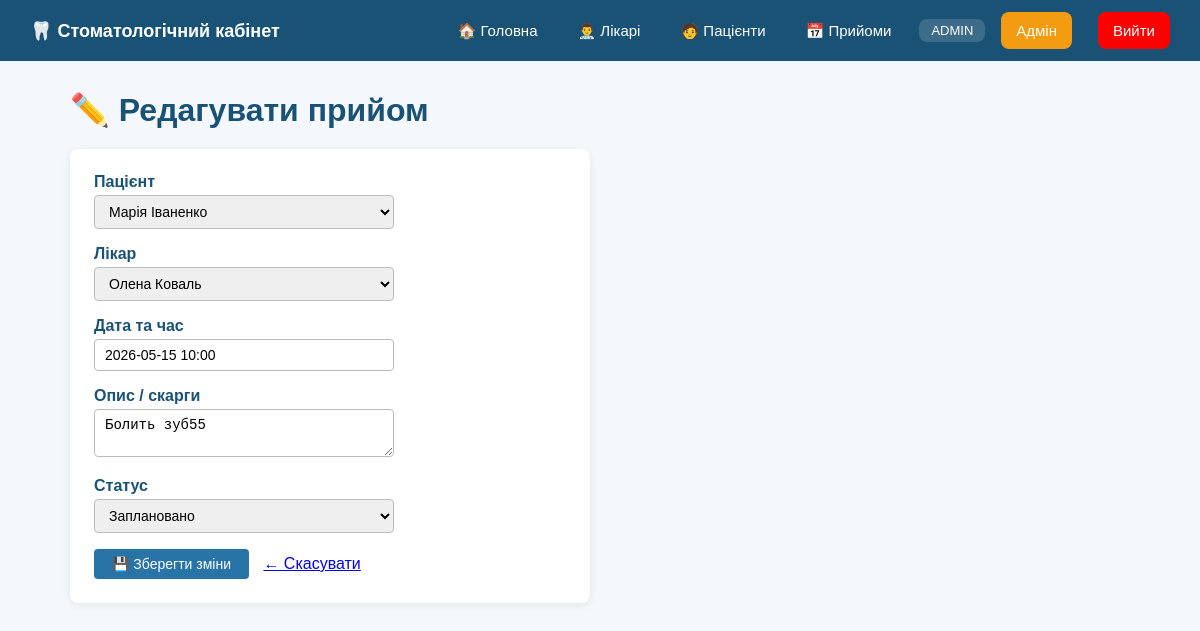
The app's page /appointments/1/edit (signed in) with its own data.
### app.py (models this page shows, shortened)
class User(db.Model, UserMixin):
    __tablename__ = 'users'
    id = db.Column(
        db.Integer,
        primary_key=True
    )
    username = db.Column(
        db.String(100),
        unique=True,
        nullable=False
    )
    password_hash = db.Column(
        db.String(255),
        nullable=False
    )
    role = db.Column(
        db.String(20),
        default='user'
    )

class Appointment(db.Model):
    __tablename__ = 'appointments'
    id = db.Column(db.Integer, primary_key=True)
    patient_id = db.Column(db.Integer, db.ForeignKey('patients.id'), nullable=False)
    doctor_id = db.Column(db.Integer, db.ForeignKey('doctors.id'), nullable=False)
    appointment_date = db.Column(db.String(50), nullable=False)  # дата прийому
    description = db.Column(db.Text, default='')  # опис скарг
    status = db.Column(db.String(20), default='заплановано')  # статус
    patient = db.relationship('Patient', back_populates='appointments')
    doctor = db.relationship('Doctor', back_populates='appointments')

### app.py (the view)
@app.route('/appointments/<int:pk>/edit', methods=['GET', 'POST'])
@login_required
def appointment_update(pk):
    if not require_admin():
        return redirect(url_for('appointments_list'))
    appt = Appointment.query.get_or_404(pk)
    form = AppointmentForm(obj=appt)
    form.patient_id.choices = [(p.id, f"{p.name} {p.surname}") for p in Patient.query.all()]
    form.doctor_id.choices = [(d.id, f"{d.name} {d.surname}") for d in Doctor.query.all()]
    if form.validate_on_submit():
        form.populate_obj(appt)
        db.session.commit()
        flash('Прийом оновлено!', 'success')
        return redirect(url_for('appointments_list'))
    return render_template('appointment_form.html', form=form, action='Редагувати', role=current_user.role)

### app.py
class AppointmentForm(FlaskForm):
    patient_id = SelectField("Пацієнт", coerce=int, validators=[DataRequired()])
    doctor_id = SelectField("Лікар", coerce=int, validators=[DataRequired()])
    appointment_date = StringField("Дата та час", validators=[DataRequired()])
    description = TextAreaField("Опис / скарги", validators=[Optional()])
    status = SelectField("Статус", choices=[
        ('заплановано', 'Заплановано'),
        ('виконано', 'Виконано'),
        ('скасовано', 'Скасовано')
    ])

### app.py (called while the page is built)
@login_manager.user_loader
def load_user(user_id):
    return db.session.get(User, int(user_id))

def require_admin():
    if current_user.role != 'admin':
        flash('Доступ заборонено. Потрібна роль адміністратора.', 'danger')
        return False
    return True

### templates/appointment_form.html (shortened to what this page needs)
{% extends "base.html" %}
{% block content %}
<h1>{% if action == 'Редагувати' %}✏️ Редагувати прийом{% else %}➕ Додати прийом{% endif %}</h1>
<div class="form-box">
<form method="post">
  {% for field in form if field.widget.input_type != 'hidden' %}
  <div class="form-group">
    {{ field.label }}
    {{ field(class="form-input") }}
  </div>
  {% endfor %}
  {% if action == 'Редагувати' %}
  <button type="submit" class="btn btn-primary"
    onclick="return confirm('Зберегти зміни? Це остаточне рішення.')">💾 Зберегти зміни</button>
  {% else %}
  <button type="submit" class="btn btn-primary">➕ Додати прийом</button>
  {% endif %}
  <a href="{{ url_for('appointments_list') }}" style="margin-left:10px">← Скасувати</a>
</form>
</div>
{% endblock %}

### templates/base.html (shortened to what this page needs)
<!DOCTYPE html>
<html lang="uk">
<head>
</head>
<body>
<nav>
  <span class="brand">
      🦷 Стоматологічний кабінет
  </span>
   {% if current_user.is_authenticated %}
   <a href="{{ url_for('home_page') }}">
     🏠 Головна
   </a>
   {% else %}
    <a href="{{ url_for('auth_choice') }}">
      🏠 Головна
    </a>
    {% endif %}
  {% if current_user.is_authenticated %}
      <a href="{{ url_for('doctors_list') }}">
          👨‍⚕️ Лікарі
      </a>
      <a href="{{ url_for('patients_list') }}">
          🧑 Пацієнти
      </a>
      <a href="{{ url_for('appointments_list') }}">
          📅 Прийоми
      </a>
      <span class="role-info">
          {{ current_user.role|upper }}
      </span>
      {% if current_user.is_authenticated
          and current_user.role == 'admin' %}
      <a href="{{ url_for('admin_panel') }}"
          style="
               background:#f39c12;
               color:white;
               padding:10px 15px;
               border-radius:8px;
               text-decoration:none;
          ">
           Адмін
      </a>
      {% endif %}
      <a href="{{ url_for('logout') }}"
         onclick="return confirmLogout()"
         style="
            background:red;
            color:white;
            padding:10px 15px;
            border-radius:8px;
            text-decoration:none;
            margin-left:10px;
         ">
          Вийти
      </a>
  {% endif %}
</nav>
<div class="container">
    {% block content %}
    {% endblock %}
</div>
</body>
</html>

### templates/base.html (style rules this page uses)
* { margin:0; padding:0; box-sizing:border-box; }
body { font-family:Arial,sans-serif; background:#f4f8fd; color:#333; }
nav { background:#1a5276; padding:12px 30px; display:flex; align-items:center; gap:16px; }
nav a { color:white; text-decoration:none; padding:6px 12px; border-radius:4px; font-size:15px; }
.brand { font-size:18px; font-weight:bold; margin-right:auto; color:white; }
.container { max-width:1100px; margin:30px auto; padding:0 20px; }
h1 { color:#1a5276; margin-bottom:20px; }
.btn { padding:7px 18px; border:none; border-radius:4px; cursor:pointer; font-size:14px; }
.btn-primary { background:#2874a6; color:white; }
.form-group { margin-bottom:16px; }
.form-group label { display:block; font-weight:bold; margin-bottom:4px; color:#1a5276; }
.form-input, input[type=text], input[type=date], select, textarea { padding:7px 10px; border:1px solid #bbb; border-radius:4px; width:300px; font-size:14px; }
.form-box { background:white; padding:24px; border-radius:8px; max-width:520px; box-shadow:0 2px 8px rgba(0,0,0,.08); }
.role-info { background:rgba(255,255,255,0.15); color:white; padding:4px 12px; border-radius:8px; font-size:13px; }

### records on screen
User: role "ADMIN"
Appointment: patient_id "Марія Іваненко" "Олена Коваль" "2026-05-15 10:00" "Болить зуб55" "Заплановано"

### other values on screen
{{ field.label }} "Пацієнт" "Лікар" "Дата та час" "Опис / скарги" "Статус"
